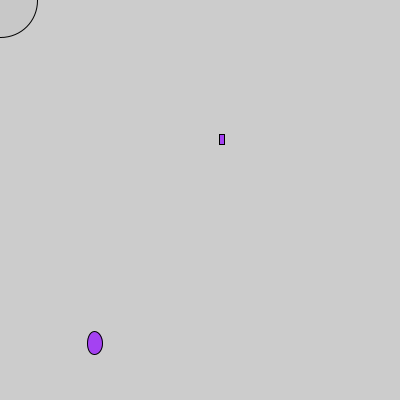
Frame 1 (no input)
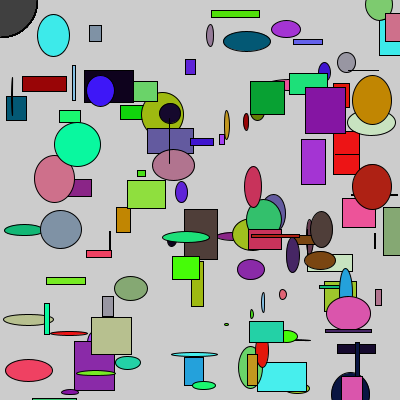
Frame 60 (the mouse pressed at the canvas centre just before this capture)
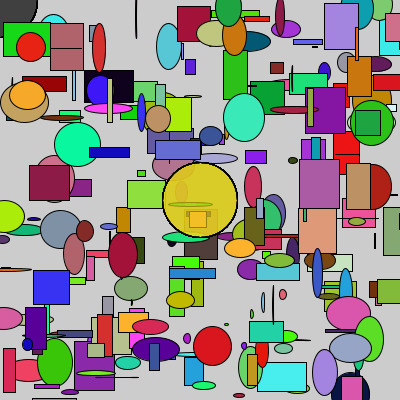
Frame 120 (the mouse held since frame 60 and released just before this capture)

The Processing sketch that drew these frames (run headless with seeded random() and noise(); from frame 60 on, the mouse is pressed at the canvas centre):

// Processing sketch: processing_145182
// ── processing_145182.pde

//click and the ellipses turn yellow
//Porter Windell-period 4 engineering- 4.9.14
void setup ()
{
size (400,400);
 
}
void draw ()
 
{
 
 
  frameRate(99);
// background(#000000);
 // quad (random(0,400),random(0,400),random(0,400),random(0,400),random(0,400),random(0,400),random(0,400),random(0,400));
fill(random(0,255),random(0,255),random(0,255));
ellipse(random(0,400),random(0,400),random(0,50),random(0,50));
rect(random(0,400),random(0,400),random(0,50),random(0,50));
 

 { if ( mousePressed == true ) {
      fill(234,215,33,10); 
  }
  else {
      fill(5,5,1,5);
  }
//fill(178,193,84,50);
frameRate(30);
ellipse(mouseX,mouseY,75,75);
}
{ if ( mousePressed == true ) {
      fill(234,215,33,10); 
  }
  else {
      fill(5,5,1,5);
  }}}
